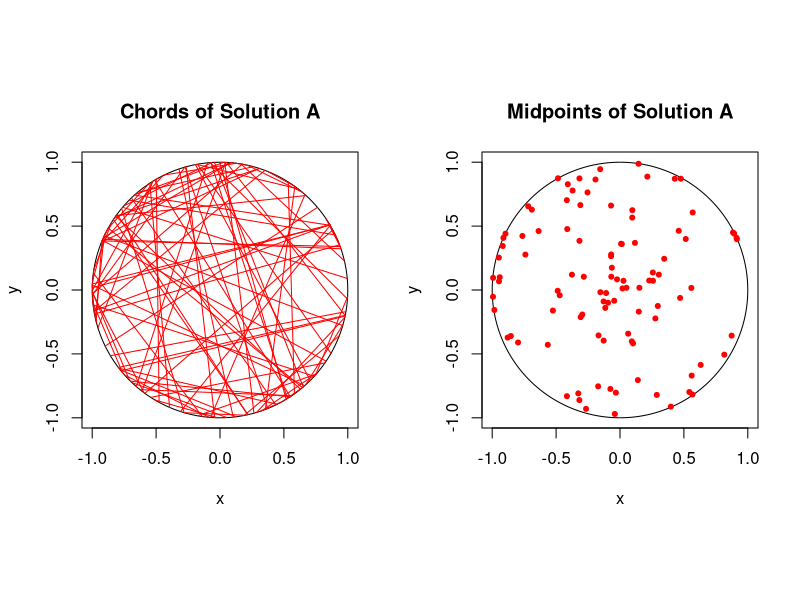
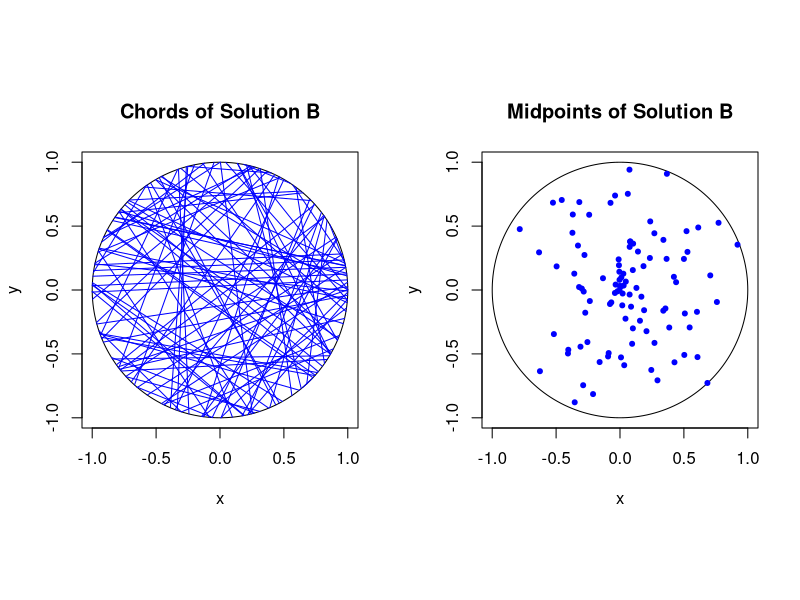
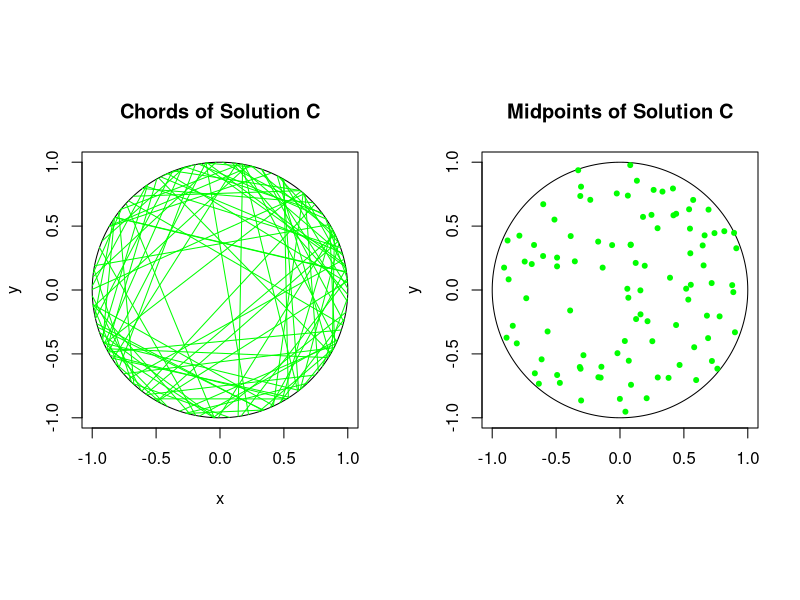

These figures' R source, in order:
# Illustrate the three solutions of the Bertrand paradox on a disk.
# The paradox asks what is the probability of a random chord in a 
# circle being greater than a side of equilateral triangle inscribed in
# the circle. Traditionally this problem has three different solutions.
# The three solutions are labelled A, B and C, which correspond to
# solutions 1, 2 and 3 in, for example, the Wikipedia article:
# https://en.wikipedia.org/wiki/Bertrand_paradox_(probability)
# The empirical estimates are also done for the probability of the chord 
# length being greater than the side of the triangle. 
# The results are not plotted if the number of lines is equal to or 
# greater than a thousand (ie numbLines<1000 for plotting).
# Author: H. Paul Keeler, 2019.
# Website: hpaulkeeler.com
# Repository: github.com/hpaulkeeler/posts
# For more details, see the post:
# hpaulkeeler.com/the-bertrand-paradox/

###START Parameters START###
#Simulation disk dimensions
xx0=0; yy0=0; #center of disk
r=1; #disk radius
numbLines=10^2;#number of lines
###END Parameters END###

###START Simulate three solutions on a disk START###
#Solution A
thetaA1=2*pi*runif(numbLines); #choose angular component uniformly
thetaA2=2*pi*runif(numbLines); #choose angular component uniformly

#calculate segment endpoints
xxA1=xx0+r*cos(thetaA1);
yyA1=yy0+r*sin(thetaA1);
xxA2=xx0+r*cos(thetaA2);
yyA2=yy0+r*sin(thetaA2);
#calculate midpoints of segments
xxA0=(xxA1+xxA2)/2; yyA0=(yyA1+yyA2)/2;

#Solution B
thetaB=2*pi*runif(numbLines); #choose angular component uniformly
pB=r*runif(numbLines); #choose radial component uniformly
qB=sqrt(r^2-pB^2); #distance to circle edge (along line)

#calculate trig values
sin_thetaB=sin(thetaB);
cos_thetaB=cos(thetaB);

#calculate segment endpoints
xxB1=xx0+pB*cos_thetaB+qB*sin_thetaB;
yyB1=yy0+pB*sin_thetaB-qB*cos_thetaB;
xxB2=xx0+pB*cos_thetaB-qB*sin_thetaB;
yyB2=yy0+pB*sin_thetaB+qB*cos_thetaB;
#calculate midpoints of segments
xxB0=(xxB1+xxB2)/2; yyB0=(yyB1+yyB2)/2;

#Solution C
#choose a point uniformly in the disk
thetaC=2*pi*runif(numbLines); #choose angular component uniformly
pC=r*sqrt(runif(numbLines)); #choose radial component
qC=sqrt(r^2-pC^2); #distance to circle edge (alonge line)

#calculate trig values
sin_thetaC=sin(thetaC);
cos_thetaC=cos(thetaC);

#calculate segment endpoints
xxC1=xx0+pC*cos_thetaC+qC*sin_thetaC;
yyC1=yy0+pC*sin_thetaC-qC*cos_thetaC;
xxC2=xx0+pC*cos_thetaC-qC*sin_thetaC;
yyC2=yy0+pC*sin_thetaC+qC*cos_thetaC;
#calculate midpoints of segments
xxC0=(xxC1+xxC2)/2; yyC0=(yyC1+yyC2)/2;
###END Simulate three solutions on a disk END###

#Plot if there are less than a thousand lines.
if (numbLines<1000) {
  #create points for circle 
  t=seq(0,2*pi,len=200);
  xp=r*cos(t); yp=r*sin(t);
  
  ### START Plotting START###
  #Solution A
  #plot.new();
  par(mfrow=c(1,2));
  par(pty="s"); #use square plotting region
  plot(xx0+xp,yy0+yp,xlab='x',ylab='y',type="l", col='black',main='Chords of Solution A');
  #plot segments of Solution A
  segments(xxA1,yyA1,xxA2,yyA2,col='red'); 
  #draw circle
  par(pty="s"); #use square plotting region
  plot(xx0+xp,yy0+yp,xlab='x',ylab='y',type="l", col='black',main='Midpoints of Solution A');
  #plot midpoints of Solution A
  points(xxA0,yyA0,pch=20,col='red');  
  
  #Solution B
  #plot.new();
  par(mfrow=c(1,2));
  par(pty="s"); #use square plotting region
  plot(xx0+xp,yy0+yp,xlab='x',ylab='y',type="l", col='black',main='Chords of Solution B');
  #plot segments of Solution B
  segments(xxB1,yyB1,xxB2,yyB2,col='blue'); 
  #draw circle
  par(pty="s"); #use square plotting region
  plot(xx0+xp,yy0+yp,xlab='x',ylab='y',type="l", col='black',main='Midpoints of Solution B');
  #plot midpoints of Solution B
  points(xxB0,yyB0,pch=20,col='blue'); 
  
  #Solution C
  #plot.new();
  par(mfrow=c(1,2));
  par(pty="s"); #use square plotting region
  plot(xx0+xp,yy0+yp,xlab='x',ylab='y',type="l", col='black',main='Chords of Solution C');
  #plot segments of Solution C
  segments(xxC1,yyC1,xxC2,yyC2,col='green'); 
  #draw circle
  par(pty="s"); #use square plotting region
  plot(xx0+xp,yy0+yp,xlab='x',ylab='y',type="l", col='black',main='Midpoints of Solution C');
  #plot midpoints of Solution C
  points(xxC0,yyC0,pch=20,col='green'); 
  ###END Plotting END###
}